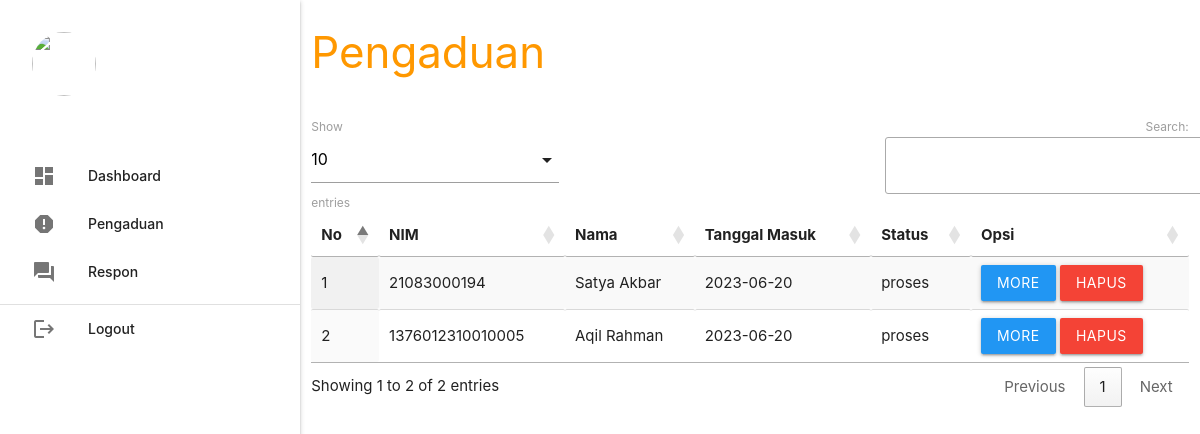
The app's page /petugas/index.php?p=pengaduan (signed in) with its own data.
### tables this page shows
CREATE TABLE `pengaduan` (
  `id_pengaduan` int(5) NOT NULL,
  `tgl_pengaduan` varchar(20) NOT NULL,
  `nik` varchar(16) NOT NULL,
  `isi_laporan` text NOT NULL,
  `foto` varchar(255) NOT NULL,
  `status` enum('proses','selesai') NOT NULL
);

CREATE TABLE `mahasiswa` (
  `nim` varchar(16) NOT NULL,
  `nama` varchar(35) NOT NULL,
  `username` varchar(25) NOT NULL,
  `password` varchar(255) NOT NULL,
  `telp` varchar(13) NOT NULL
);

### petugas/pengaduan.php (the view, shortened to what this page needs)
       <div class="row">
         <div class="col s12 m9">
           <h3 class="orange-text">Pengaduan</h3>
         </div>
       </div>
       <table id="example" class="display responsive-table" style="width:100%">
         <thead>
             <tr>
			<th>No</th>
			<th>NIM</th>
			<th>Nama</th>
			<th>Tanggal Masuk</th>
			<th>Status</th>
			<th>Opsi</th>
             </tr>
         </thead>
         <tbody>
<?php
	$no=1;
	$query = mysqli_query($koneksi,"SELECT * FROM pengaduan INNER JOIN mahasiswa ON pengaduan.nik=mahasiswa.nim WHERE pengaduan.status='proses' ORDER BY pengaduan.id_pengaduan DESC");
	while ($r=mysqli_fetch_assoc($query)) { ?>
	<tr>
		<td><?php echo $no++; ?></td>
		<td><?php echo $r['nim']; ?></td>
		<td><?php echo $r['nama']; ?></td>
		<td><?php echo $r['tgl_pengaduan']; ?></td>
		<td><?php echo $r['status']; ?></td>
		<td><a class="btn modal-trigger blue" href="#more?id_pengaduan=<?php echo $r['id_pengaduan'] ?>">More</a>  <a class="btn red" onclick="return confirm('Anda Yakin Ingin Menghapus Y/N')" href="index.php?p=pengaduan_hapus&id_pengaduan=<?php echo $r['id_pengaduan'] ?>">Hapus</a></td>
	</tr>
           <?php  }
            ?>
         </tbody>
       </table>

### records on screen
pengaduan: mahasiswa.nim "21083000194", mahasiswa.nama "Satya Akbar", tgl_pengaduan "2023-06-20", status "proses"
pengaduan: mahasiswa.nim "1376012310010005", mahasiswa.nama "Aqil Rahman", tgl_pengaduan "2023-06-20", status "proses"
